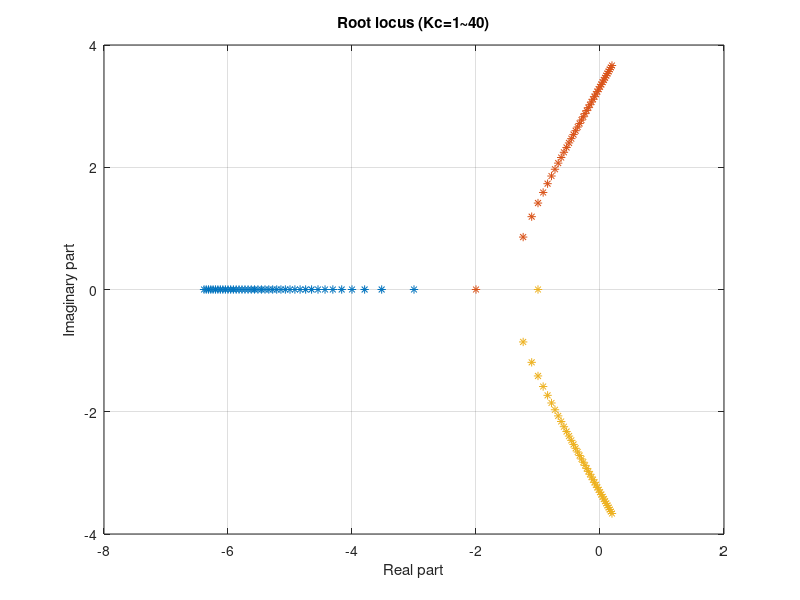

Reproduce this figure in MATLAB.
% rootloc.m
Kc = [0:1:40];
for i = 1:length(Kc)
pol = [1 6 11 6+2*Kc(i)]; sol = roots(pol);
for j = 1:length(sol), r(i,j) = sol(j); end
end
plot(r,'*'), grid, ylabel('Imaginary part'), xlabel('Real part'), title('Root locus (Kc=1~40)')
